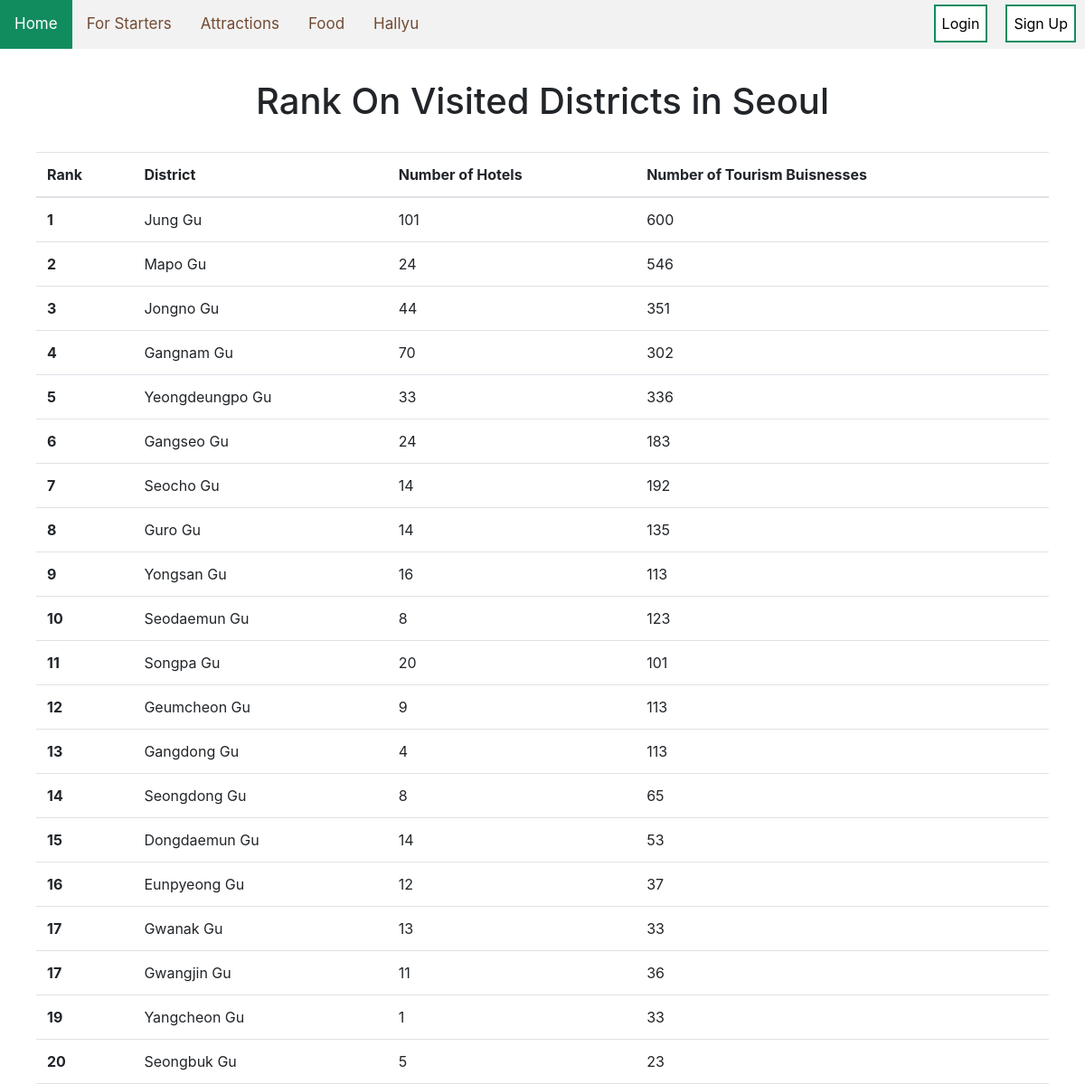
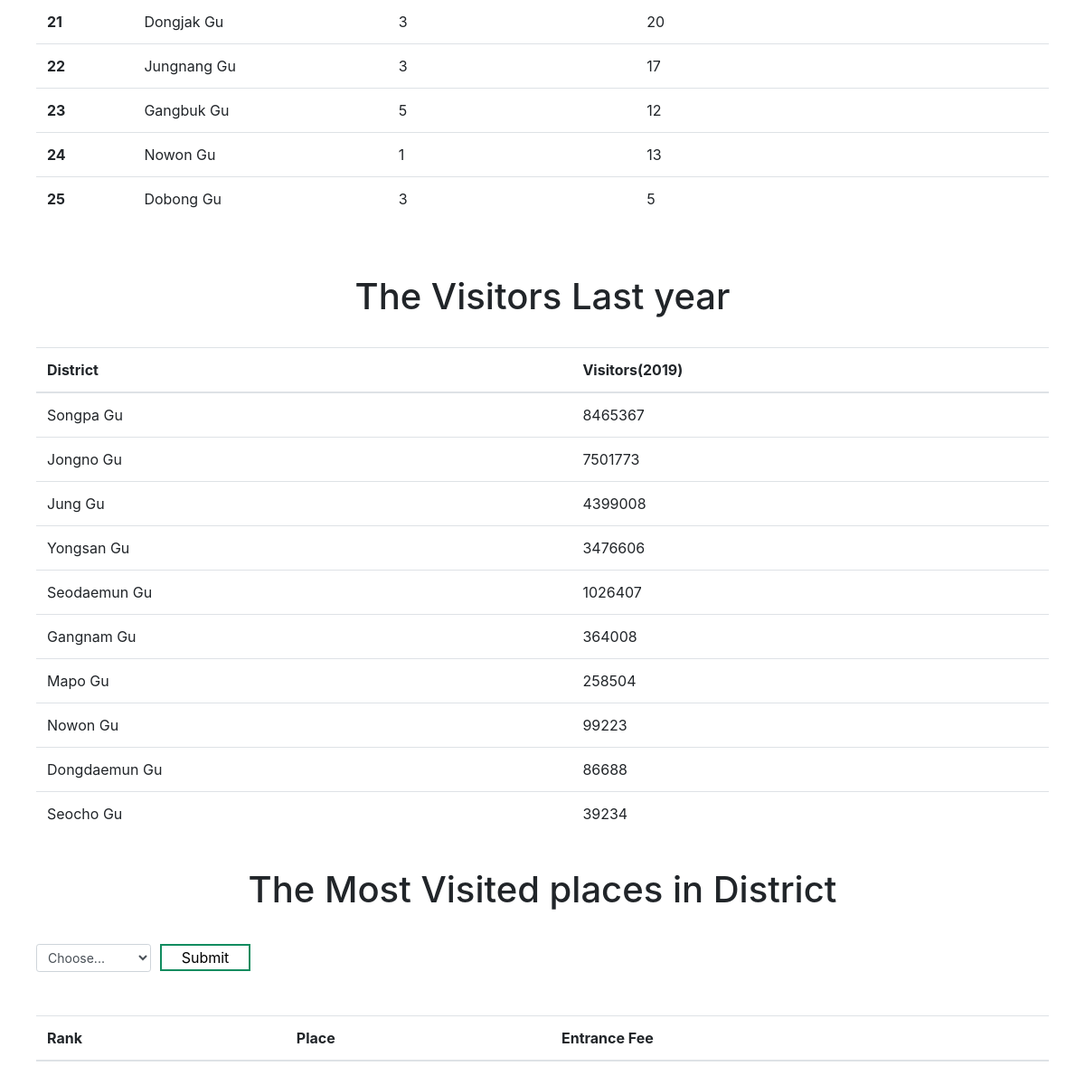
Page /page1_main.php on the committed database (2 pictures, top to bottom).
### tables this page shows
create table visitor_gu(
  gu varchar(30) not null,
  hotel int,
  tourism int,
  primary key(gu)
);

### page1_main.php (the view, shortened to what this page needs)
<?php include("base.php")?>
<html>
<head>
  <link rel="stylesheet" href = './style.css'>
</head>
</html>
<?php
include_once 'includes/dbhc.inc.php';
$sql = "
SELECT rank() over (order by (0.6*hotel + 0.4*tourism) desc) as gu_rank, gu, hotel, tourism
FROM visitor_gu
ORDER BY gu_rank;";
$res = mysqli_query($conn, $sql);
if($res){
    echo "<div class='container'>";
    echo "<br><h1 class='text-center'>Rank On Visited Districts in Seoul</h1><br>";
    echo "<table class='table'>";
    echo"   <thead>
            <tr>
            <th scope='col'>Rank</th>
            <th scope='col'>District</th>
            <th scope='col'>Number of Hotels</th>
            <th scope='col'>Number of Tourism Buisnesses</th>
            </tr>
            </thead>";
    echo "<tbody>";
    while($row = mysqli_fetch_assoc($res)){
        $gu_rank = $row['gu_rank'];
        $gu = $row['gu'];
        $hotel = $row['hotel'];
        $tourism = $row['tourism'];
        echo "<tr>";
        echo "<th scope='row'>" . $gu_rank . "</th>";
        echo "<td>" . $gu . " Gu </td>";
        echo "<td>" . $hotel . "</td>";
        echo "<td>" . $tourism . "</td>";
        echo "</tr>";
    }
    echo "</tbody>";
    echo "</table>";
    echo "</div>";
}else{
    printf("Could not retrieve records. %s\n", mysqli_error($mysqli));
}
$sql = "
SELECT gu, sum(visitor_year) as sum
FROM major_tourspot
GROUP BY gu
ORDER BY sum(visitor_year) desc;";
$res = mysqli_query($conn, $sql);
if($res){
    echo "<br><div class='container'>";
    echo "<h1 class='text-center'>The Visitors Last year</h1><br>";
    echo "<table class='table'>";
    echo"   <thead>
            <tr>
            <th scope='col'>District</th>
            <th scope='col'>Visitors(2019)</th>
            </tr>
            </thead>";
    echo "<tbody>";
    while($row = mysqli_fetch_assoc($res)){
        $gu = $row['gu'];
        $sum = $row['sum'];
        echo "<tr>";
        echo "<td>" . $gu . " Gu </td>";
        echo "<td>" . $sum . "</td>";
        echo "</tr>";
    }
    echo "</tbody>";
    echo "</table>";
    echo "</div>";
}else{
    printf("Could not retrieve records. %s\n", mysqli_error($mysqli));
}
?>
<html>
<div class= "container">
<form action="page1_main.php" method="POST">
  <h1 class="text-center">    The Most Visited places in District</h1><br>
    <div class="form-row align-items-center">
      <div class="col-auto my-1">
        <select class="form-control form-control-sm" id="inlineFormCustomSelect" name="distriction">
          <option selected>Choose...</option>
        </select>
      </div>
      <div class="col-auto my-1">
        <button type="submit" class="button button1" onclick="onclick(event)">Submit</button>
      </div>
    </div>
</form>
</div>
</html>
<?php
$sql = "
SELECT rank() over (order by visitor_year desc) as tourspot_rank, name, pay
FROM major_tourspot
WHERE gu = ?
ORDER BY tourspot_rank;";
$stmt = mysqli_stmt_init($conn);
  if(!mysqli_stmt_prepare($stmt, $sql)){
    echo "SQL statement failed";
  }
  else {
    echo "<br><div class='container'>";
    echo "<table class='table'>";
    echo"   <thead>
            <tr>
            <th scope='col'>Rank</th>
            <th scope='col'>Place</th>
            <th scope='col'>Entrance Fee</th>
            </tr>
            </thead>";
    echo "</table>";
    echo "</div>";
  }
mysqli_close($conn);?>

### base.php (shortened to what this page needs)
<!DOCTYPE html>
<html>
  <head>
  <link rel="stylesheet" href="https://maxcdn.bootstrapcdn.com/bootstrap/4.5.2/css/bootstrap.min.css">
  <link rel="stylesheet" href = './style.css'>
</head>
<body>
<div>
    <nav class="topnav" id="myTopnav">
        <a href="./home.php" class="active">Home</a>
        <a href='./page1_main.php'>For Starters</a>
        <a href='./page2_main.php'>Attractions</a>
        <a href='./page3_main.php'>Food</a>
        <a href='./page4_main.php'>Hallyu</a>
        <?php
          if(isset($_SESSION["useruid"])){
            echo "<a>Hello, ".$_SESSION["useruid"]."</a>";
            echo "<button class = 'button button1' onclick='howtoprofile()' style='width:auto;padding: 7px 7px;margin:5px 10px;'>Profile</button>";
            echo "<button class = 'button button1' onclick='howtologout()' style='width:auto;padding: 7px 7px;margin:5px 10px;'>Log Out</button>";
          }else{
            echo "<button class = 'button button1' onclick='howtosignup()' style='width:auto;padding: 7px 7px;margin:5px 10px;'>Sign Up</button>";
            echo "<button class = 'button button1' onclick='howtologin()' style='width:auto;padding: 7px 7px;margin:5px 10px;'>Login</button>";
          }
        ?>
      </nav>
</div>
</body>
</html>

### style.css (style rules this page uses)
body { margin: 0; font: 'Times New Roman', Times, serif; }
.topnav { overflow: hidden; background-color: #F2F2F2; }
.topnav a { float: left; display: block; color: #734B34; text-align: center; padding: 14px 16px; text-decoration: none; font-size: 17px; }
.topnav button { float:right; padding: 4px 6px; display: block; text-align: left; }
.topnav a.active { background-color: #118C5F; color: white; }
.container { padding: 10px; }
.button1 { background-color: white; color: black; border: 2px solid #118c5f; width: 100px; margin-right: 20px; }

### rows in the picture
visitor_gu: gu_rank "1", gu "Jung", hotel "101", tourism "600"
visitor_gu: gu_rank "2", gu "Mapo", hotel "24", tourism "546"
visitor_gu: gu_rank "3", gu "Jongno", hotel "44", tourism "351"
visitor_gu: gu_rank "4", gu "Gangnam", hotel "70", tourism "302"
visitor_gu: gu_rank "5", gu "Yeongdeungpo", hotel "33", tourism "336"
visitor_gu: gu_rank "6", gu "Gangseo", hotel "24", tourism "183"
visitor_gu: gu_rank "7", gu "Seocho", hotel "14", tourism "192"
visitor_gu: gu_rank "8", gu "Guro", hotel "14", tourism "135"
visitor_gu: gu_rank "9", gu "Yongsan", hotel "16", tourism "113"
visitor_gu: gu_rank "10", gu "Seodaemun", hotel "8", tourism "123"
visitor_gu: gu_rank "11", gu "Songpa", hotel "20", tourism "101"
visitor_gu: gu_rank "12", gu "Geumcheon", hotel "9", tourism "113"
visitor_gu: gu_rank "13", gu "Gangdong", hotel "4", tourism "113"
visitor_gu: gu_rank "14", gu "Seongdong", hotel "8", tourism "65"
visitor_gu: gu_rank "15", gu "Dongdaemun", hotel "14", tourism "53"
visitor_gu: gu_rank "16", gu "Eunpyeong", hotel "12", tourism "37"
visitor_gu: gu_rank "17", gu "Gwanak", hotel "13", tourism "33"
visitor_gu: gu_rank "17", gu "Gwangjin", hotel "11", tourism "36"
visitor_gu: gu_rank "19", gu "Yangcheon", hotel "1", tourism "33"
visitor_gu: gu_rank "20", gu "Seongbuk", hotel "5", tourism "23"
visitor_gu: gu_rank "21", gu "Dongjak", hotel "3", tourism "20"
visitor_gu: gu_rank "22", gu "Jungnang", hotel "3", tourism "17"
visitor_gu: gu_rank "23", gu "Gangbuk", hotel "5", tourism "12"
visitor_gu: gu_rank "24", gu "Nowon", hotel "1", tourism "13"
visitor_gu: gu_rank "25", gu "Dobong", hotel "3", tourism "5"

### other values in the picture
$gu "Songpa"
$sum "8465367"
$gu "Jongno"
$sum "7501773"
$gu "Jung"
$sum "4399008"
$gu "Yongsan"
$sum "3476606"
$gu "Seodaemun"
$sum "1026407"
$gu "Gangnam"
$sum "364008"
$gu "Mapo"
$sum "258504"
$gu "Nowon"
